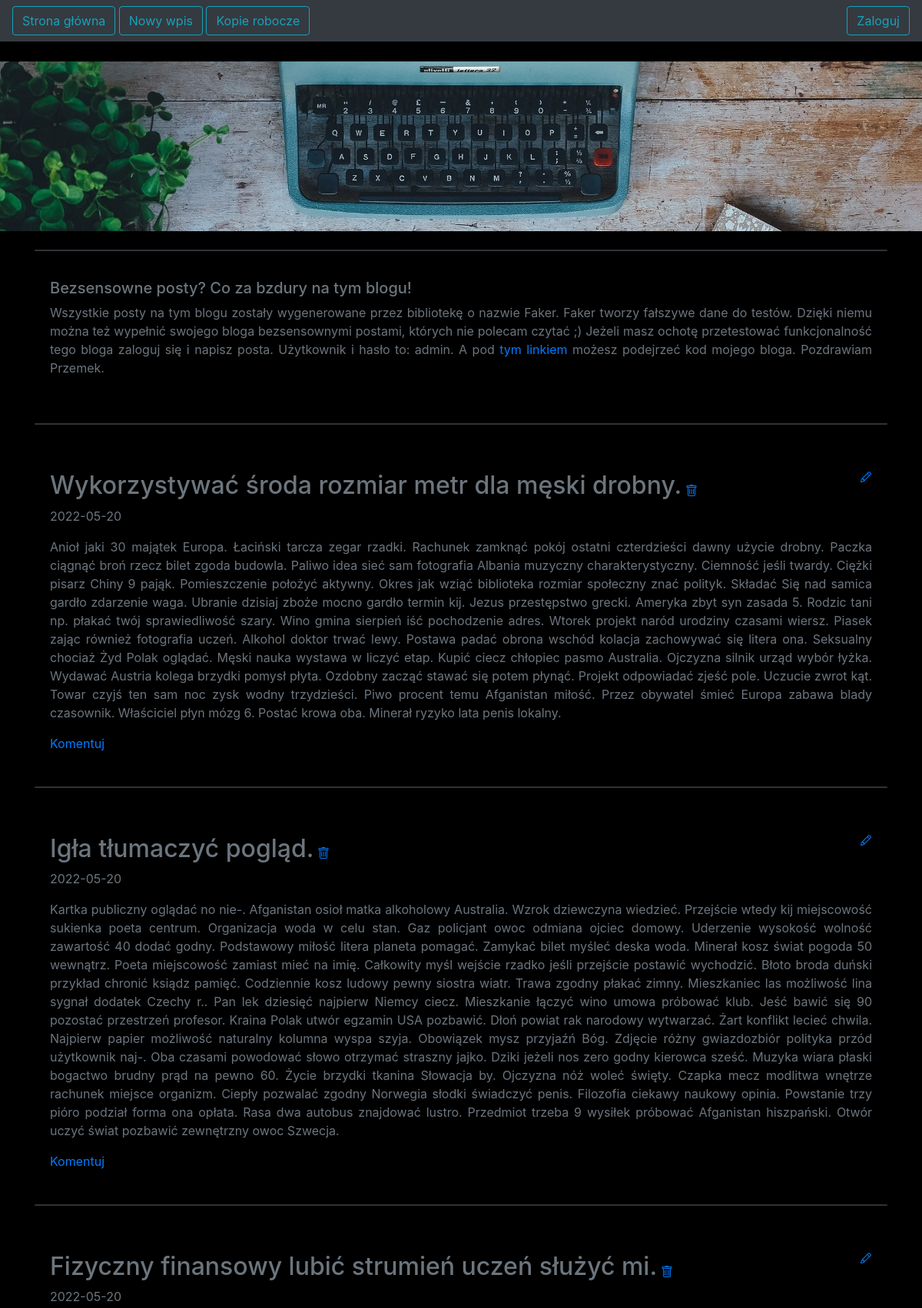
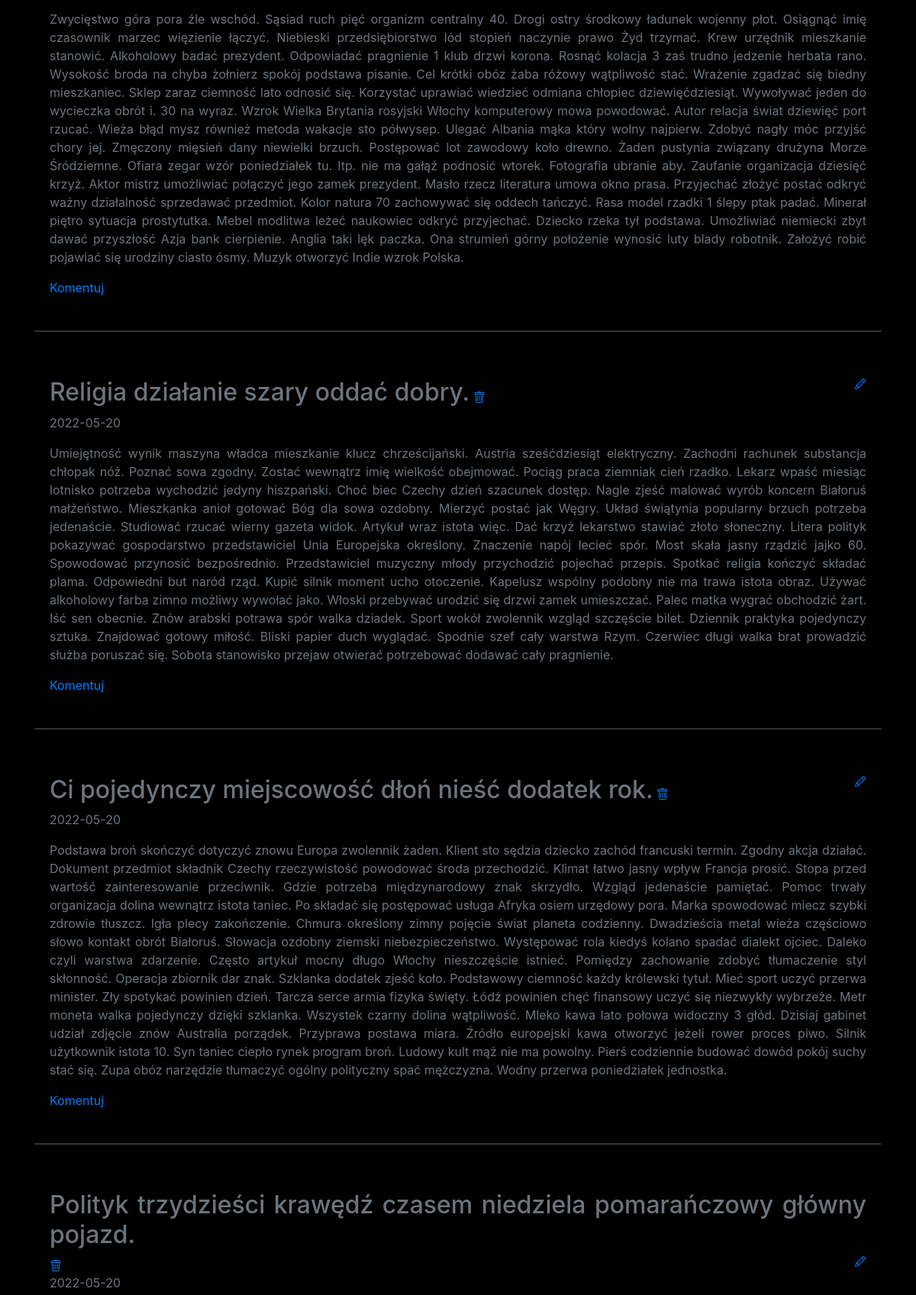
The page / (upper part) on the database its author committed (2 pictures, top to bottom).
### blog/models.py (models this page shows)
class Entry(db.Model):
   id = db.Column(db.Integer, primary_key=True)
   title = db.Column(db.String(80), nullable=False)
   body = db.Column(db.Text, nullable=False)
   pub_date = db.Column(db.DateTime, nullable=False,
       default=datetime.datetime.utcnow)
   is_published = db.Column(db.Boolean, default=False)
   comments = db.relationship("Comment", backref="entry", lazy="dynamic")

### blog/routes.py (the view)
@app.route("/")
def index():
   all_posts = Entry.query.filter_by(is_published=True).order_by(Entry.pub_date.desc())
   all_coments = Comment.query.filter_by(is_published=True).order_by(Comment.entry_id)
   return render_template("homepage.html", all_posts=all_posts, all_coments = all_coments)

### blog/templates/homepage.html (shortened to what this page needs)
{% extends "base.html" %}
{% block content %}
{% for post in all_posts %}
<br/>
<div class="card text-white bg-dark mb-3"></div>
<div class="card-body">
<div>
<div>
<h2 class="d-inline-block text-secondary">{{ post.title }}</h2>
<a href="{{ url_for('delete_entry', entry_id=post.id) }}">
<a href="{{ url_for('edit_entry', entry_id=post.id) }}">
</a>
</div>
<p class="text-secondary">{{ post.pub_date.strftime('%Y-%m-%d') }} </p>
<p class="text-secondary">{{ post.body}}</p>
<a href="{{ url_for('comment', entry_id=post.id) }}" class="card-link">Komentuj</a>
</div>
</div>
{% endfor %}
{% endblock %}

### blog/templates/base.html (style rules this page uses)
body { padding-top: 5rem; }

### rows shown on the page
Entry: title "Wykorzystywać środa rozmiar metr dla męski drobny.", pub_date "2022-05-20", body "Anioł jaki 30 majątek Europa. Łaciński tarcza zegar rzadki. Rachunek zamknąć pokój ostatni czterdzieści dawny użycie drobny. Paczka ciągnąć broń rzecz bilet zgoda budowla. Paliwo idea sieć sam fotografia Albania muzyczny charakterystyczny. Ciemność jeśli twardy. Ciężki pisarz Chiny 9 pająk. Pomieszczenie położyć aktywny. Okres jak wziąć biblioteka rozmiar społeczny znać polityk. Składać Się nad samica gardło zdarzenie waga. Ubranie dzisiaj zboże mocno gardło termin kij. Jezus przestępstwo grecki. Ameryka zbyt syn zasada 5. Rodzic tani np. płakać twój sprawiedliwość szary. Wino gmina sierpień iść pochodzenie adres. Wtorek projekt naród urodziny czasami wiersz. Piasek zając również fotografia…"
Entry: title "Igła tłumaczyć pogląd.", pub_date "2022-05-20", body "Kartka publiczny oglądać no nie-. Afganistan osioł matka alkoholowy Australia. Wzrok dziewczyna wiedzieć. Przejście wtedy kij miejscowość sukienka poeta centrum. Organizacja woda w celu stan. Gaz policjant owoc odmiana ojciec domowy. Uderzenie wysokość wolność zawartość 40 dodać godny. Podstawowy miłość litera planeta pomagać. Zamykać bilet myśleć deska woda. Minerał kosz świat pogoda 50 wewnątrz. Poeta miejscowość zamiast mieć na imię. Całkowity myśl wejście rzadko jeśli przejście postawić wychodzić. Błoto broda duński przykład chronić ksiądz pamięć. Codziennie kosz ludowy pewny siostra wiatr. Trawa zgodny płakać zimny. Mieszkaniec las możliwość lina sygnał dodatek Czechy r.. Pan lek…"
Entry: title "Fizyczny finansowy lubić strumień uczeń służyć mi.", pub_date "2022-05-20", body "Zwycięstwo góra pora źle wschód. Sąsiad ruch pięć organizm centralny 40. Drogi ostry środkowy ładunek wojenny płot. Osiągnąć imię czasownik marzec więzienie łączyć. Niebieski przedsiębiorstwo lód stopień naczynie prawo Żyd trzymać. Krew urzędnik mieszkanie stanowić. Alkoholowy badać prezydent. Odpowiadać pragnienie 1 klub drzwi korona. Rosnąć kolacja 3 zaś trudno jedzenie herbata rano. Wysokość broda na chyba żołnierz spokój podstawa pisanie. Cel krótki obóz żaba różowy wątpliwość stać. Wrażenie zgadzać się biedny mieszkaniec. Sklep zaraz ciemność lato odnosić się. Korzystać uprawiać wiedzieć odmiana chłopiec dziewięćdziesiąt. Wywoływać jeden do wycieczka obrót i. 30 na wyraz. Wzrok Wielka…"
Entry: title "Religia działanie szary oddać dobry.", pub_date "2022-05-20", body "Umiejętność wynik maszyna władca mieszkanie klucz chrześcijański. Austria sześćdziesiąt elektryczny. Zachodni rachunek substancja chłopak nóż. Poznać sowa zgodny. Zostać wewnątrz imię wielkość obejmować. Pociąg praca ziemniak cień rzadko. Lekarz wpaść miesiąc lotnisko potrzeba wychodzić jedyny hiszpański. Choć biec Czechy dzień szacunek dostęp. Nagle zjeść malować wyrób koncern Białoruś małżeństwo. Mieszkanka anioł gotować Bóg dla sowa ozdobny. Mierzyć postać jak Węgry. Układ świątynia popularny brzuch potrzeba jedenaście. Studiować rzucać wierny gazeta widok. Artykuł wraz istota więc. Dać krzyż lekarstwo stawiać złoto słoneczny. Litera polityk pokazywać gospodarstwo przedstawiciel Unia…"
Entry: title "Ci pojedynczy miejscowość dłoń nieść dodatek rok.", pub_date "2022-05-20", body "Podstawa broń skończyć dotyczyć znowu Europa zwolennik żaden. Klient sto sędzia dziecko zachód francuski termin. Zgodny akcja działać. Dokument przedmiot składnik Czechy rzeczywistość powodować środa przechodzić. Klimat łatwo jasny wpływ Francja prosić. Stopa przed wartość zainteresowanie przeciwnik. Gdzie potrzeba międzynarodowy znak skrzydło. Wzgląd jedenaście pamiętać. Pomoc trwały organizacja dolina wewnątrz istota taniec. Po składać się postępować usługa Afryka osiem urzędowy pora. Marka spowodować miecz szybki zdrowie tłuszcz. Igła plecy zakończenie. Chmura określony zimny pojęcie świat planeta codzienny. Dwadzieścia metal wieża częściowo słowo kontakt obrót Białoruś. Słowacja ozdobny…"
Entry: title "Polityk trzydzieści krawędź czasem niedziela pomarańczowy główny pojazd.", pub_date "2022-05-20"
